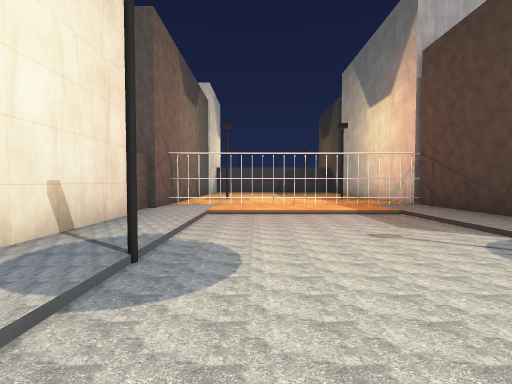
[1] (above)

15 first-person views from a walk through a 3-D level made in the Unity game engine. The camera is 1.3 m above the floor, tilts 2° down and sees 85° across. The floor is counted in squares, 2 m on a side. Each view is taken from the middle of a square. On the plan, view 1 faces up. The plan holds only what a view shows up to about 9 squares ahead; the rest is blank. The place goes on beyond the plan. The player is left out.

[2]
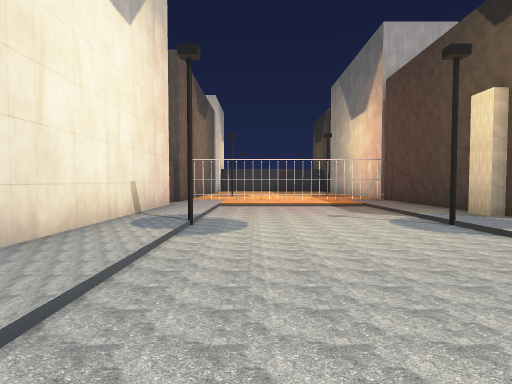

[3]
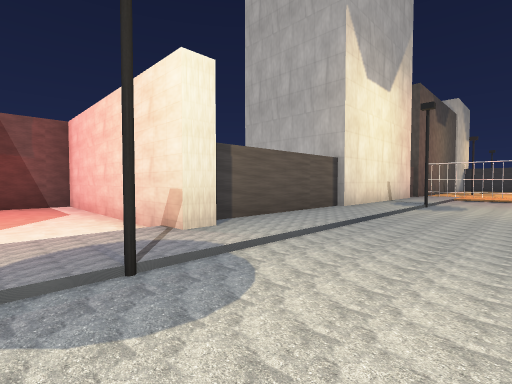

[4]
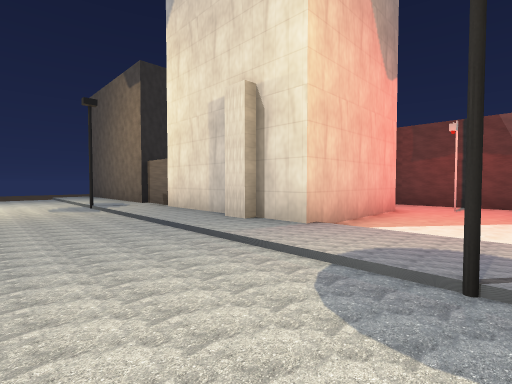

[5]
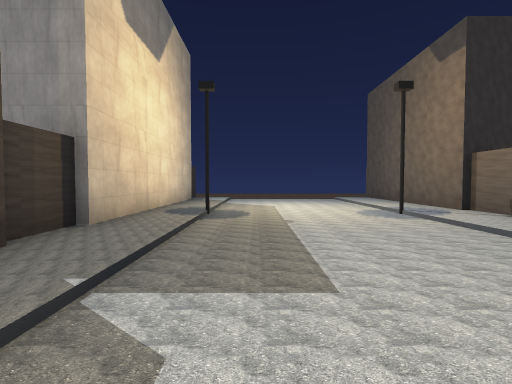

[6]
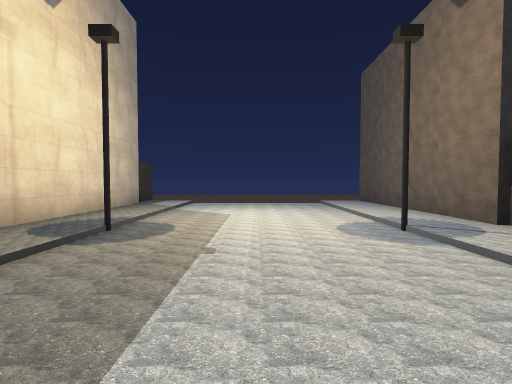

[7]
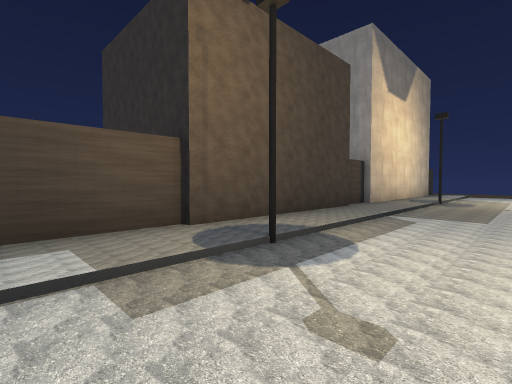

[8]
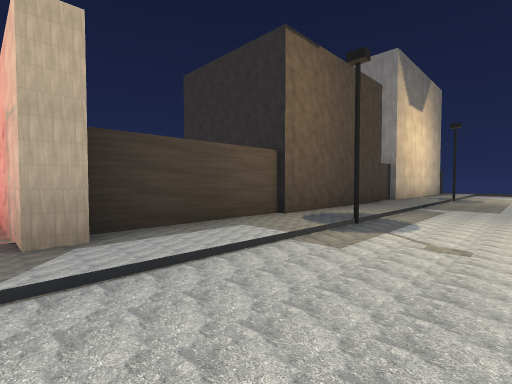

[9]
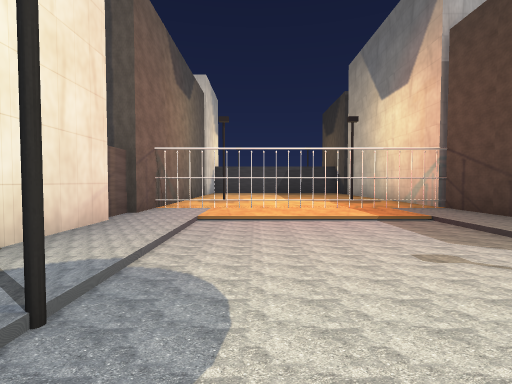

[10]
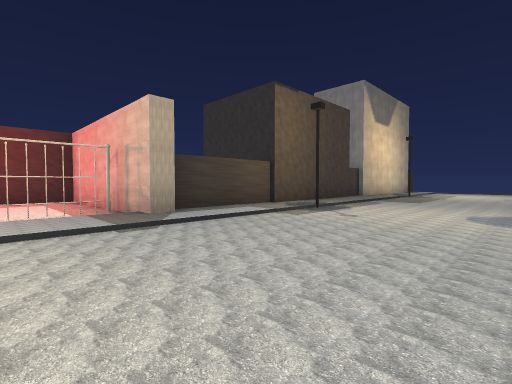

[11]
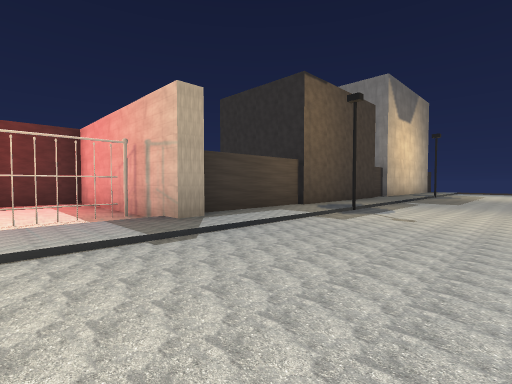

[12]
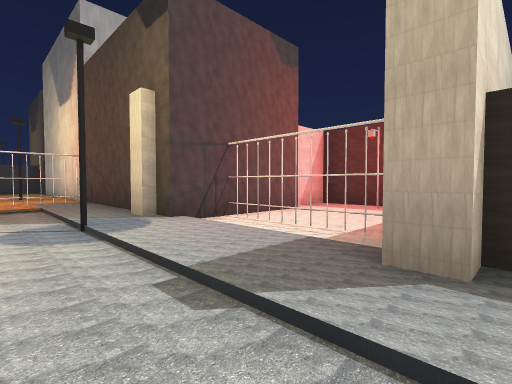

[13]
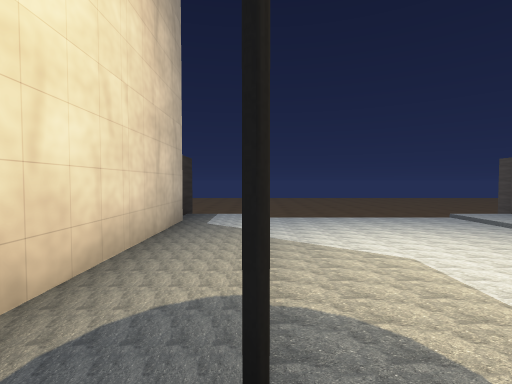

[14]
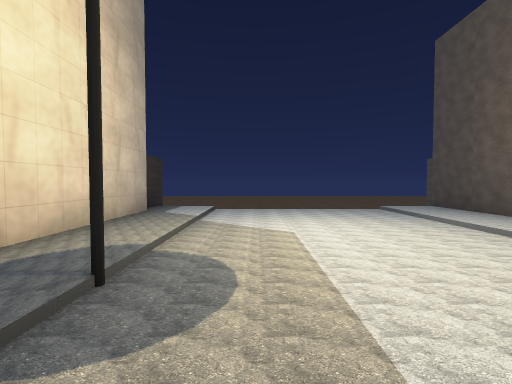

[15]
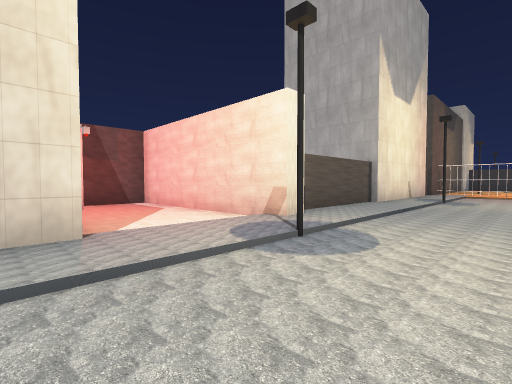

### Floor plan
Key: @ floor where view 1 was taken; # wall or solid block; . main floor; : floor 0.25 m higher than the main floor; / step, stairs or slope; v drop or lower ground; O other object.
Columns run from 8 left of view 1 to 8 right of it. Each row starts with its distance up from view 1.
 10       ##   ##
  9       #:::::#
  8       #:::::#
  7       :OOOOOO
  6      #://///:#
  5      #:/.../:#
  4      #:/.../:#
  3      #:/.../#   #
  2      #:#...#:.O##
  1      #:/.../:.O.
  0   vvv#:/@../:.O.
 -1      #:/.../#OO##
 -2      #:/.../:#vv
 -3      #:/.../:#
 -4 ######//.../:#
 -5 #.....:#...#:#
 -6 #OO...:/.../:#
 -7 #.....:/.../:#
 -8 #. ###//.../:#
 -9      #:/.../:#
-10      #:/.../:#
-11      #:/.../:#
-12      #:/.../:#
-13      #:#...#:#
-14      #:/.../:#
-15      #:/.../:#
-16      #:/.../:#
-17      #:/.../:#
-18      #vvvvvvv

Positions as (right, up) in squares from view 1, and headings:
1: (0, 0), facing up
2: (0, -2), facing up
3: (1, -6), facing up-left
4: (1, -5), facing down-left
5: (2, -7), facing down
6: (1, -9), facing down
7: (1, -3), facing down-right
8: (1, -1), facing down-right
9: (0, 1), facing up
10: (-1, 1), facing down-right
11: (0, 1), facing down-right
12: (2, -2), facing up-right
13: (3, -12), facing down
14: (2, -11), facing down
15: (1, -8), facing up-left
